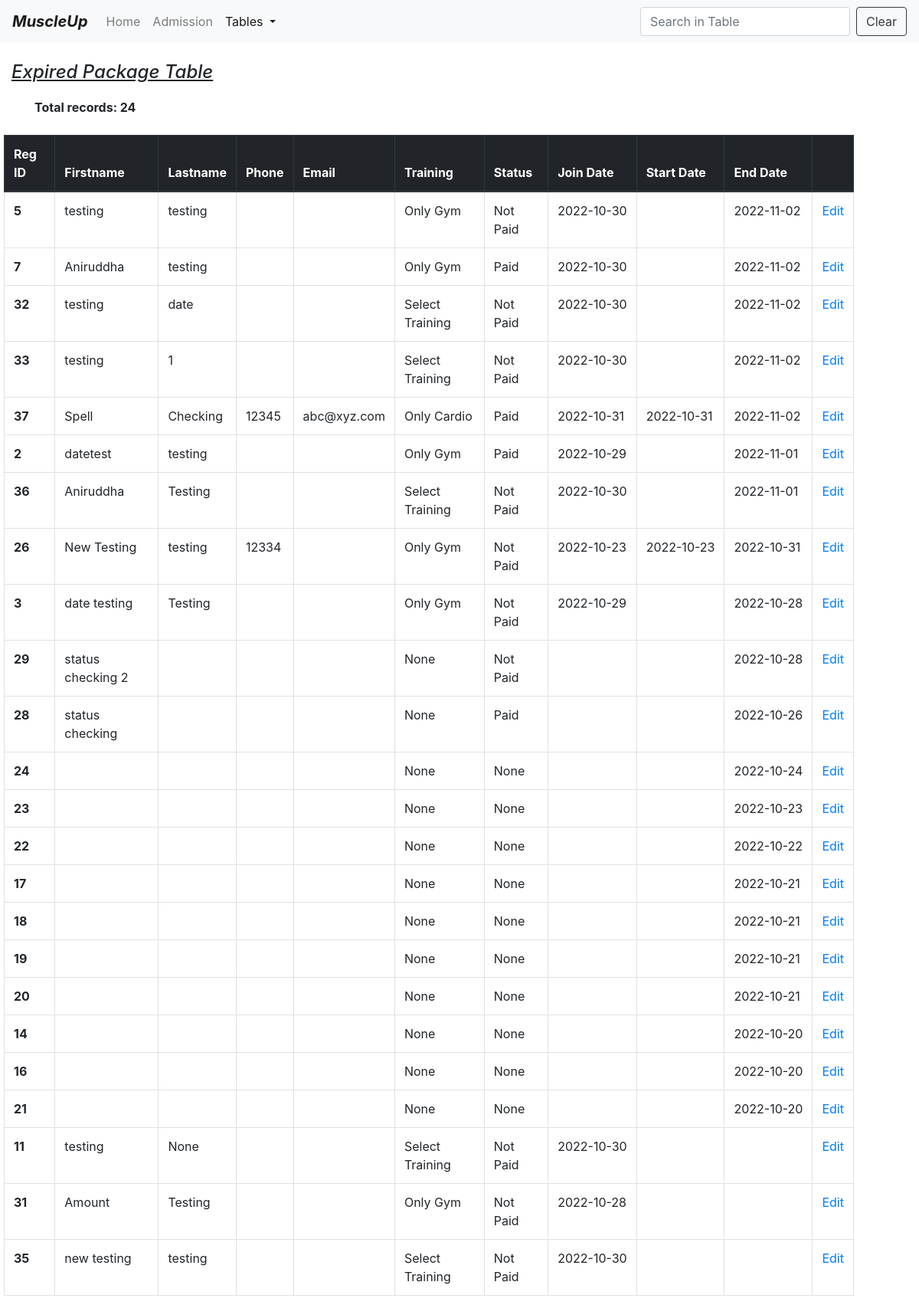
The page /expiryTable (signed in) on the database its author committed.
### app.py (models this page shows)
class Members(db.Model):
    id = db.Column(db.Integer, primary_key=True)
    firstname = db.Column(db.String(30))
    lastname = db.Column(db.String(30))
    phoneno = db.Column(db.Integer)
    email = db.Column(db.String(30))
    joindate = db.Column(db.String(11))
    startdate = db.Column(db.String(11))
    enddate = db.Column(db.String(11))
    address = db.Column(db.String(100))
    status = db.Column(db.String(10))
    training = db.Column(db.String(10))
    amount = db.Column(db.Integer)

### app.py (the view)
@app.route("/expiryTable")
def expiry_table():
    if "username" not in session:
        flash("Please log in first")
        return render_template("login.html")
    today = datetime.datetime.now().date()
    expire = today + datetime.timedelta(days=2)
    total_rows = Members.query.filter(Members.enddate <= expire).count()
    member = Members.query.filter(Members.enddate <= expire).order_by(Members.enddate.desc()).all()
    return render_template('expiryTable.html', member=member, total_rows=total_rows)

### templates/expiryTable.html (shortened to what this page needs)
<!DOCTYPE html>
<html lang="en">
<head>
    <link href="https://cdn.jsdelivr.net/npm/bootstrap@4.0.0/dist/css/bootstrap.min.css"
 rel="stylesheet">
</head>
<body>
<nav class="navbar navbar-expand-lg navbar-light bg-light">
    <a class="navbar-brand" href="/home"><b><i>MuscleUp</i></b></a>
    <div class="collapse navbar-collapse" id="navbarSupportedContent">
        <ul class="navbar-nav mr-auto">
            <li class="nav-item ">
                <a class="nav-link" href="/home">Home <span class="sr-only">(current)</span></a>
            </li>
            <li class="nav-item">
                <a class="nav-link" href="/form">Admission</a>
            </li>
            <li class="nav-item dropdown active">
                <a aria-expanded="false" aria-haspopup="true" class="nav-link dropdown-toggle" data-toggle="dropdown"
                   href="#"
                   id="navbarDropdown" role="button">
                    Tables
                </a>
            </li>
        </ul>
        <form class="form-inline my-2 my-lg-0">
            <input aria-label="Search" class="form-control mr-sm-2" id="myInput" onkeyup="myFunction()" placeholder="Search in Table"
                   type="search">
            <button class="btn btn-outline-dark my-2 my-sm-0" onclick="document.getElementById('myInput').value = ''">Clear</button>
        </form>
    </div>
</nav>
<br>
<div class="container" >
     <div class="row">
        <div class="col" style="margin-left:-30px">
            <h4><u><i>Expired Package Table</i></u><br></h4>
        </div>
        <br><br>
    </div>
    <div class="row">
        <div class="col">
            <label><strong>Total records: {{total_rows}}</strong></label>
        </div>
        <br><br>
    </div>
    <div class="row">
        <div class="col md-12" style="margin-left:-40px">
            <table class="table table-bordered table-hover " id="myTable">
        <thead class="thead-dark">
        <tr>
            <th scope="col">Reg ID</th>
            <th scope="col">Firstname</th>
            <th scope="col">Lastname</th>
            <th scope="col">Phone</th>
            <th scope="col">Email</th>
            <th scope="col">Training</th>
            <th scope="col">Status</th>
            <th scope="col" style="width:110px">Join Date</th>
            <th scope="col" style="width:110px">Start Date</th>
            <th scope="col" style="width:110px">End Date</th>
            <th scope="col"></th>
        </tr>
        </thead>
        <tbody>
        {% for i in member %}
        <tr>
            <th scope="row">{{i.id}}</th>
            <td>{{i.firstname}}</td>
            <td>{{i.lastname}}</td>
            <td>{{i.phoneno}}</td>
            <td>{{i.email}}</td>
            <td>{{i.training}}</td>
            <td>{{i.status}}</td>
            <td style="white-space:nowrap">{{i.joindate}}</td>
            <td style="white-space:nowrap">{{i.startdate}}</td>
            <td style="white-space:nowrap">{{i.enddate}}</td>
            <td><a href="/editExpiry/{{i.id}}">Edit</a></td>
        </tr>
        {% endfor %}
        </tbody>
    </table>
        </div>
    </div>
</div>
</body>
</html>

### rows shown on the page
Members: id "5", firstname "testing", lastname "testing", training "Only Gym", status "Not Paid", joindate "2022-10-30", enddate "2022-11-02"
Members: id "7", firstname "Aniruddha", lastname "testing", training "Only Gym", status "Paid", joindate "2022-10-30", enddate "2022-11-02"
Members: id "32", firstname "testing", lastname "date", training "Select Training", status "Not Paid", joindate "2022-10-30", enddate "2022-11-02"
Members: id "33", firstname "testing", lastname "1", training "Select Training", status "Not Paid", joindate "2022-10-30", enddate "2022-11-02"
Members: id "37", firstname "Spell", lastname "Checking", phoneno "12345", email "abc@xyz.com", training "Only Cardio", status "Paid", joindate "2022-10-31", startdate "2022-10-31", enddate "2022-11-02"
Members: id "2", firstname "datetest", lastname "testing", training "Only Gym", status "Paid", joindate "2022-10-29", enddate "2022-11-01"
Members: id "36", firstname "Aniruddha", lastname "Testing", training "Select Training", status "Not Paid", joindate "2022-10-30", enddate "2022-11-01"
Members: id "26", firstname "New Testing", lastname "testing", phoneno "12334", training "Only Gym", status "Not Paid", joindate "2022-10-23", startdate "2022-10-23", enddate "2022-10-31"
Members: id "3", firstname "date testing", lastname "Testing", training "Only Gym", status "Not Paid", joindate "2022-10-29", enddate "2022-10-28"
Members: id "29", firstname "status checking 2", training "None", status "Not Paid", enddate "2022-10-28"
Members: id "28", firstname "status checking", training "None", status "Paid", enddate "2022-10-26"
Members: id "24", training "None", status "None", enddate "2022-10-24"
Members: id "23", training "None", status "None", enddate "2022-10-23"
Members: id "22", training "None", status "None", enddate "2022-10-22"
Members: id "17", training "None", status "None", enddate "2022-10-21"
Members: id "18", training "None", status "None", enddate "2022-10-21"
Members: id "19", training "None", status "None", enddate "2022-10-21"
Members: id "20", training "None", status "None", enddate "2022-10-21"
Members: id "14", training "None", status "None", enddate "2022-10-20"
Members: id "16", training "None", status "None", enddate "2022-10-20"
Members: id "21", training "None", status "None", enddate "2022-10-20"
Members: id "11", firstname "testing", lastname "None", training "Select Training", status "Not Paid", joindate "2022-10-30"
Members: id "31", firstname "Amount", lastname "Testing", training "Only Gym", status "Not Paid", joindate "2022-10-28"
Members: id "35", firstname "new testing", lastname "testing", training "Select Training", status "Not Paid", joindate "2022-10-30"

### other values the page prints
{{ total_rows }} "24"
